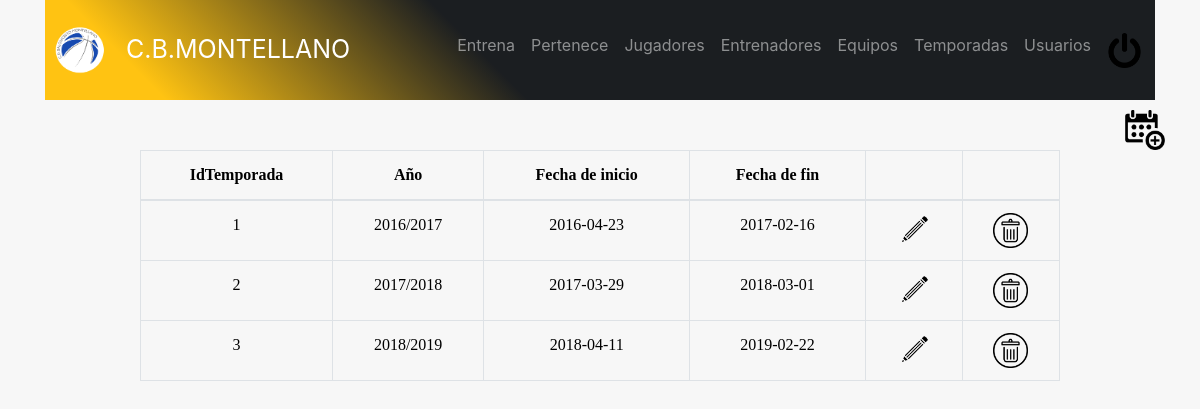
The app's page /admin/temporadas.php (signed in) with its own data.
### tables this page shows
CREATE TABLE `temporada` (
  `idtemporada` int(11) unsigned NOT NULL AUTO_INCREMENT,
  `nombre` varchar(100) NOT NULL,
  `fechainicio` date NOT NULL,
  `fechafin` date NOT NULL,
  PRIMARY KEY (`idtemporada`)
);

### admin/temporadas.php (the view, shortened to what this page needs)
<!DOCTYPE html>
<html lang="es">
<head>
  <link rel="stylesheet" href="https://stackpath.bootstrapcdn.com/bootstrap/4.2.1/css/bootstrap.min.css">
  <link rel="stylesheet" type="text/css" href="../header/header.css">
  <link rel="stylesheet" type="text/css" href="style.css">
  <link href="//maxcdn.bootstrapcdn.com/font-awesome/4.2.0/css/font-awesome.min.css" rel="stylesheet">
</head>
<body>
<div class="container">
<?php
    include_once "../header/headeradmin.php";
?>
    <?php
      $connection = new mysqli("localhost", "juan", "2asirtriana", "cbmontellano");
      $connection->set_charset("utf8");
        $query="SELECT * from temporada";
      if ($result = $connection->query($query)) {
      ?>
      <div class="row" id="añadir">
        <div class="col-md-3">
          <a href="anadirtemporada.php">
            <img src="añadirtemporada.png" width="40" height="40">
          </a>
        </div>
      </div>
      <div class="row justify-content-center">
      <div class="col-md-10">
          <table class="table table-hover table-bordered" id="tabla">
          <thead>
            <tr>
              <th scope="col">IdTemporada</th>
              <th scope="col">Año</th>
              <th scope="col">Fecha de inicio</th>
              <th scope="col">Fecha de fin</th>
              <th scope="col"></th>
              <th scope="col"></th>
            </tr>
          </thead>
          <tbody>
      <?php
          while($obj = $result->fetch_object()) {
              echo "<tr>";
                echo "<td>".$obj->idtemporada."</td>";
                echo "<td>".$obj->nombre."</td>";
                echo "<td>".$obj->fechainicio."</td>";
                echo "<td>".$obj->fechafin."</td>";
                echo "<td><a href='editartemporada.php?id=$obj->idtemporada'><img src='editar2.png' width='35px' height='35px'/></a></td>";
                echo "<td><a href='eliminartemporada.php?id=$obj->idtemporada'><img src='borrar2.png' width='35px' height='35px'/></a></td>";
              echo "</tr>";
          }
      }
    ?>
    </tbody>
    </table>
    </div>
    </div>
    </div>
  </body>
</html>

### header/header.css (style rules this page uses)
body { margin: 0; font-family: -apple-system,BlinkMacSystemFont,"Segoe UI",Roboto,"Helvetica Neue",Arial,sans-serif; font-size: 1rem; font-weight: 400; line-height: 1.5; color: #212529; background-color: #f7f7f7; }
a { color: #0a0a0a; text-decoration: none; }

### admin/style.css (style rules this page uses)
#tabla { text-align: center; color: black; font-family: 'Times New Roman', Times, serif; font-weight: normal; margin-bottom: 240px; }
#añadir { margin-top: 10px; margin-left: 1065px; }

### records on screen
temporada: idtemporada "1", nombre "2016/2017", fechainicio "2016-04-23", fechafin "2017-02-16"
temporada: idtemporada "2", nombre "2017/2018", fechainicio "2017-03-29", fechafin "2018-03-01"
temporada: idtemporada "3", nombre "2018/2019", fechainicio "2018-04-11", fechafin "2019-02-22"
